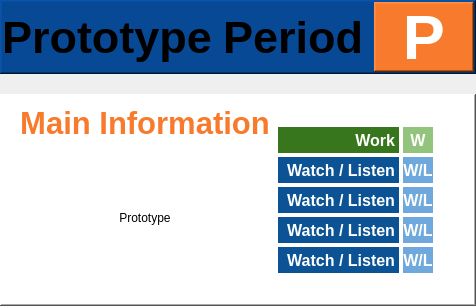
    <widget class="QWidget" name="Head" native="true">
     <layout class="QVBoxLayout" name="verticalLayout_5">
      <property name="spacing">
       <number>20</number>
      </property>
      <property name="leftMargin">
       <number>0</number>
      </property>
      <property name="topMargin">
       <number>0</number>
      </property>
      <property name="rightMargin">
       <number>0</number>
      </property>
      <property name="bottomMargin">
       <number>0</number>
      </property>
      <item>
       <widget class="QFrame" name="Header">
        <property name="styleSheet">
         <string notr="true">
				background-color: rgb(8, 73, 149);
</string>
        </property>
        <property name="frameShape">
         <enum>QFrame::Shape::WinPanel</enum>
        </property>
        <property name="frameShadow">
         <enum>QFrame::Shadow::Raised</enum>
        </property>
        <property name="lineWidth">
         <number>1</number>
        </property>
        <property name="midLineWidth">
         <number>0</number>
        </property>
        <layout class="QHBoxLayout" name="horizontalLayout">
         <property name="spacing">
          <number>0</number>
         </property>
         <property name="leftMargin">
          <number>0</number>
         </property>
         <property name="topMargin">
          <number>0</number>
         </property>
         <property name="rightMargin">
          <number>0</number>
         </property>
         <property name="bottomMargin">
          <number>0</number>
         </property>
         <item>
          <widget class="QLabel" name="mainName">
           <property name="sizePolicy">
            <sizepolicy hsizetype="Minimum" vsizetype="Minimum">
             <horstretch>0</horstretch>
             <verstretch>0</verstretch>
            </sizepolicy>
           </property>
           <property name="font">
            <font>
             <pointsize>34</pointsize>
             <italic>false</italic>
             <bold>true</bold>
            </font>
           </property>
           <property name="text">
            <string>Prototype</string>
           </property>
           <property name="alignment">
            <set>Qt::AlignmentFlag::AlignCenter</set>
           </property>
           <property name="wordWrap">
            <bool>true</bool>
           </property>
          </widget>
         </item>
         <item>
          <widget class="QLabel" name="Period">
           <property name="sizePolicy">
            <sizepolicy hsizetype="Preferred" vsizetype="Fixed">
             <horstretch>0</horstretch>
             <verstretch>0</verstretch>
            </sizepolicy>
           </property>
           <property name="minimumSize">
            <size>
             <width>0</width>
             <height>70</height>
            </size>
           </property>
           <property name="maximumSize">
            <size>
             <width>190</width>
             <height>70</height>
            </size>
           </property>
           <property name="font">
            <font>
             <pointsize>34</pointsize>
             <italic>false</italic>
             <bold>true</bold>
            </font>
           </property>
           <property name="text">
            <string>Period</string>
           </property>
           <property name="alignment">
            <set>Qt::AlignmentFlag::AlignCenter</set>
           </property>
          </widget>
         </item>
         <item>
          <widget class="QLabel" name="PeriodNum">
           <property name="sizePolicy">
            <sizepolicy hsizetype="Minimum" vsizetype="Fixed">
             <horstretch>0</horstretch>
             <verstretch>0</verstretch>
            </sizepolicy>
           </property>
           <property name="minimumSize">
            <size>
             <width>0</width>
             <height>70</height>
            </size>
           </property>
           <property name="maximumSize">
            <size>
             <width>100</width>
             <height>70</height>
            </size>
           </property>
           <property name="font">
            <font>
             <pointsize>47</pointsize>
             <italic>false</italic>
             <bold>true</bold>
            </font>
           </property>
           <property name="styleSheet">
            <string notr="true">
				background-color: rgb(248, 122, 44);
				color: rgb(255, 255, 255);
</string>
           </property>
           <property name="frameShape">
            <enum>QFrame::Shape::WinPanel</enum>
           </property>
           <property name="frameShadow">
            <enum>QFrame::Shadow::Raised</enum>
           </property>
           <property name="lineWidth">
            <number>1</number>
           </property>
           <property name="text">
            <string>P</string>
           </property>
           <property name="alignment">
            <set>Qt::AlignmentFlag::AlignCenter</set>
           </property>
          </widget>
         </item>
        </layout>
       </widget>
      </item>
      <item>
       <widget class="QFrame" name="Info">
        <property name="styleSheet">
         <string notr="true">background-color:rgb(255, 255, 255);</string>
        </property>
        <property name="frameShape">
         <enum>QFrame::Shape::WinPanel</enum>
        </property>
        <property name="frameShadow">
         <enum>QFrame::Shadow::Raised</enum>
        </property>
        <layout class="QHBoxLayout" name="horizontalLayout_4">
         <item>
          <widget class="QWidget" name="infoContent" native="true">
           <layout class="QVBoxLayout" name="verticalLayout_2">
            <property name="spacing">
             <number>0</number>
            </property>
            <property name="topMargin">
             <number>0</number>
            </property>
            <property name="rightMargin">
             <number>0</number>
            </property>
            <property name="bottomMargin">
             <number>0</number>
            </property>
            <item>
             <widget class="QLabel" name="MainInfoLabel">
              <property name="sizePolicy">
               <sizepolicy hsizetype="Preferred" vsizetype="Maximum">
                <horstretch>0</horstretch>
                <verstretch>0</verstretch>
               </sizepolicy>
              </property>
              <property name="font">
               <font>
                <pointsize>23</pointsize>
                <bold>true</bold>
               </font>
              </property>
              <property name="layoutDirection">
               <enum>Qt::LayoutDirection::LeftToRight</enum>
              </property>
              <property name="styleSheet">
               <string notr="true">color:rgb(248, 122, 44)</string>
              </property>
              <property name="text">
               <string>Main Information</string>
              </property>
              <property name="alignment">
               <set>Qt::AlignmentFlag::AlignCenter</set>
              </property>
             </widget>
            </item>
            <item>
             <widget class="QLabel" name="info">
              <property name="styleSheet">
               <string notr="true">color: #000000
</string>
              </property>
              <property name="text">
               <string>&lt;html&gt;&lt;head/&gt;&lt;body&gt;&lt;p&gt;Prototype&lt;/p&gt;&lt;/body&gt;&lt;/html&gt;</string>
              </property>
              <property name="scaledContents">
               <bool>false</bool>
              </property>
              <property name="alignment">
               <set>Qt::AlignmentFlag::AlignCenter</set>
              </property>
              <property name="wordWrap">
               <bool>true</bool>
              </property>
             </widget>
            </item>
           </layout>
          </widget>
         </item>
         <item>
          <widget class="QWidget" name="exampleLabels" native="true">
           <property name="sizePolicy">
            <sizepolicy hsizetype="Fixed" vsizetype="Minimum">
             <horstretch>0</horstretch>
             <verstretch>0</verstretch>
            </sizepolicy>
           </property>
           <property name="minimumSize">
            <size>
             <width>0</width>
             <height>0</height>
            </size>
           </property>
           <property name="maximumSize">
            <size>
             <width>280</width>
             <height>16777215</height>
            </size>
           </property>
           <layout class="QVBoxLayout" name="verticalLayout_3">
            <property name="spacing">
             <number>0</number>
            </property>
            <property name="leftMargin">
             <number>0</number>
            </property>
            <property name="topMargin">
             <number>20</number>
            </property>
            <property name="rightMargin">
             <number>30</number>
            </property>
            <property name="bottomMargin">
             <number>20</number>
            </property>
            <item>
             <spacer name="labelSpacer">
              <property name="orientation">
               <enum>Qt::Orientation::Vertical</enum>
              </property>
              <property name="sizeType">
               <enum>QSizePolicy::Policy::Minimum</enum>
              </property>
              <property name="sizeHint" stdset="0">
               <size>
                <width>20</width>
                <height>0</height>
               </size>
              </property>
             </spacer>
            </item>
            <item>
             <layout class="QHBoxLayout" name="labellayout_5">
              <property name="spacing">
               <number>0</number>
              </property>
              <item>
               <widget class="QLabel" name="Name">
                <property name="sizePolicy">
                 <sizepolicy hsizetype="Maximum" vsizetype="Fixed">
                  <horstretch>0</horstretch>
                  <verstretch>0</verstretch>
                 </sizepolicy>
                </property>
                <property name="minimumSize">
                 <size>
                  <width>125</width>
                  <height>30</height>
                 </size>
                </property>
                <property name="maximumSize">
                 <size>
                  <width>170</width>
                  <height>30</height>
                 </size>
                </property>
                <property name="font">
                 <font>
                  <pointsize>12</pointsize>
                  <bold>true</bold>
                 </font>
                </property>
                <property name="styleSheet">
                 <string notr="true">QLabel {
				background-color: rgb(56, 118, 29);
color:white;
}</string>
                </property>
                <property name="frameShape">
                 <enum>QFrame::Shape::WinPanel</enum>
                </property>
                <property name="text">
                 <string>Work</string>
                </property>
                <property name="alignment">
                 <set>Qt::AlignmentFlag::AlignRight|Qt::AlignmentFlag::AlignTrailing|Qt::AlignmentFlag::AlignVCenter</set>
                </property>
               </widget>
              </item>
              <item>
               <widget class="QLabel" name="Label_5">
                <property name="sizePolicy">
                 <sizepolicy hsizetype="Maximum" vsizetype="Fixed">
                  <horstretch>0</horstretch>
                  <verstretch>0</verstretch>
                 </sizepolicy>
                </property>
                <property name="minimumSize">
                 <size>
                  <width>0</width>
                  <height>30</height>
                 </size>
                </property>
                <property name="maximumSize">
                 <size>
                  <width>80</width>
                  <height>30</height>
                 </size>
                </property>
                <property name="font">
                 <font>
                  <pointsize>12</pointsize>
                  <bold>true</bold>
                 </font>
                </property>
                <property name="styleSheet">
                 <string notr="true">QLabel {
				background-color:rgb(147, 196, 125);
color:white;
}</string>
                </property>
                <property name="frameShape">
                 <enum>QFrame::Shape::WinPanel</enum>
                </property>
                <property name="text">
                 <string>W</string>
                </property>
                <property name="alignment">
                 <set>Qt::AlignmentFlag::AlignCenter</set>
                </property>
               </widget>
              </item>
             </layout>
            </item>
            <item>
             <layout class="QHBoxLayout" name="labellayout_2">
              <property name="spacing">
               <number>0</number>
              </property>
              <item>
               <widget class="QLabel" name="Name_4">
                <property name="sizePolicy">
                 <sizepolicy hsizetype="Maximum" vsizetype="Fixed">
                  <horstretch>0</horstretch>
                  <verstretch>0</verstretch>
                 </sizepolicy>
                </property>
                <property name="minimumSize">
                 <size>
                  <width>125</width>
                  <height>30</height>
                 </size>
                </property>
                <property name="maximumSize">
                 <size>
                  <width>170</width>
                  <height>30</height>
                 </size>
                </property>
                <property name="font">
                 <font>
                  <pointsize>12</pointsize>
                  <bold>true</bold>
                 </font>
                </property>
                <property name="styleSheet">
                 <string notr="true">QLabel {
				background-color: rgb(11, 83, 148);
color:white;
}</string>
                </property>
                <property name="frameShape">
                 <enum>QFrame::Shape::WinPanel</enum>
                </property>
                <property name="text">
                 <string>Watch / Listen</string>
                </property>
                <property name="alignment">
                 <set>Qt::AlignmentFlag::AlignRight|Qt::AlignmentFlag::AlignTrailing|Qt::AlignmentFlag::AlignVCenter</set>
                </property>
               </widget>
              </item>
              <item>
               <widget class="QLabel" name="Label_2">
                <property name="sizePolicy">
                 <sizepolicy hsizetype="Minimum" vsizetype="Fixed">
                  <horstretch>0</horstretch>
                  <verstretch>0</verstretch>
                 </sizepolicy>
                </property>
                <property name="minimumSize">
                 <size>
                  <width>0</width>
                  <height>30</height>
                 </size>
                </property>
                <property name="maximumSize">
                 <size>
                  <width>80</width>
                  <height>30</height>
                 </size>
                </property>
                <property name="font">
                 <font>
                  <pointsize>12</pointsize>
                  <bold>true</bold>
                 </font>
                </property>
                <property name="styleSheet">
                 <string notr="true">QLabel {
				background-color:rgb(111, 168, 220);
color:white;
}</string>
                </property>
                <property name="frameShape">
                 <enum>QFrame::Shape::WinPanel</enum>
                </property>
                <property name="text">
                 <string>W/L</string>
                </property>
                <property name="alignment">
                 <set>Qt::AlignmentFlag::AlignCenter</set>
                </property>
               </widget>
              </item>
             </layout>
            </item>
            <item>
             <layout class="QHBoxLayout" name="labellayout_3">
              <property name="spacing">
               <number>0</number>
              </property>
              <item>
               <widget class="QLabel" name="Name_3">
                <property name="sizePolicy">
                 <sizepolicy hsizetype="Maximum" vsizetype="Fixed">
                  <horstretch>0</horstretch>
                  <verstretch>0</verstretch>
                 </sizepolicy>
                </property>
                <property name="minimumSize">
                 <size>
                  <width>125</width>
                  <height>30</height>
                 </size>
                </property>
                <property name="maximumSize">
                 <size>
                  <width>170</width>
                  <height>30</height>
                 </size>
                </property>
                <property name="font">
                 <font>
                  <pointsize>12</pointsize>
                  <bold>true</bold>
                 </font>
                </property>
                <property name="styleSheet">
                 <string notr="true">QLabel {
				background-color: rgb(11, 83, 148);
color:white;
}</string>
                </property>
                <property name="frameShape">
                 <enum>QFrame::Shape::WinPanel</enum>
                </property>
                <property name="text">
                 <string>Watch / Listen</string>
                </property>
                <property name="alignment">
                 <set>Qt::AlignmentFlag::AlignRight|Qt::AlignmentFlag::AlignTrailing|Qt::AlignmentFlag::AlignVCenter</set>
                </property>
               </widget>
              </item>
              <item>
               <widget class="QLabel" name="Label_4">
                <property name="sizePolicy">
                 <sizepolicy hsizetype="Minimum" vsizetype="Fixed">
                  <horstretch>0</horstretch>
                  <verstretch>0</verstretch>
                 </sizepolicy>
                </property>
                <property name="minimumSize">
                 <size>
                  <width>0</width>
                  <height>30</height>
                 </size>
                </property>
                <property name="maximumSize">
                 <size>
                  <width>80</width>
                  <height>30</height>
                 </size>
                </property>
                <property name="font">
                 <font>
                  <pointsize>12</pointsize>
                  <bold>true</bold>
                 </font>
                </property>
                <property name="styleSheet">
                 <string notr="true">QLabel {
				background-color:rgb(111, 168, 220);
color:white;
}</string>
                </property>
                <property name="frameShape">
                 <enum>QFrame::Shape::WinPanel</enum>
                </property>
                <property name="text">
                 <string>W/L</string>
                </property>
                <property name="alignment">
                 <set>Qt::AlignmentFlag::AlignCenter</set>
                </property>
               </widget>
              </item>
             </layout>
            </item>
            <item>
             <layout class="QHBoxLayout" name="labellayout">
              <property name="spacing">
               <number>0</number>
              </property>
              <item>
               <widget class="QLabel" name="Name_5">
                <property name="sizePolicy">
                 <sizepolicy hsizetype="Maximum" vsizetype="Fixed">
                  <horstretch>0</horstretch>
                  <verstretch>0</verstretch>
                 </sizepolicy>
                </property>
                <property name="minimumSize">
                 <size>
                  <width>125</width>
                  <height>30</height>
                 </size>
                </property>
                <property name="maximumSize">
                 <size>
                  <width>170</width>
                  <height>30</height>
                 </size>
                </property>
                <property name="font">
                 <font>
                  <pointsize>12</pointsize>
                  <bold>true</bold>
                 </font>
                </property>
                <property name="styleSheet">
                 <string notr="true">QLabel {
				background-color: rgb(11, 83, 148);
color:white;
}</string>
                </property>
                <property name="frameShape">
                 <enum>QFrame::Shape::WinPanel</enum>
                </property>
                <property name="text">
                 <string>Watch / Listen</string>
                </property>
                <property name="alignment">
                 <set>Qt::AlignmentFlag::AlignRight|Qt::AlignmentFlag::AlignTrailing|Qt::AlignmentFlag::AlignVCenter</set>
                </property>
               </widget>
              </item>
              <item>
               <widget class="QLabel" name="Label">
                <property name="sizePolicy">
                 <sizepolicy hsizetype="Minimum" vsizetype="Fixed">
                  <horstretch>0</horstretch>
                  <verstretch>0</verstretch>
                 </sizepolicy>
                </property>
                <property name="minimumSize">
                 <size>
                  <width>0</width>
                  <height>30</height>
                 </size>
                </property>
                <property name="maximumSize">
                 <size>
                  <width>80</width>
                  <height>30</height>
                 </size>
                </property>
                <property name="font">
                 <font>
                  <pointsize>12</pointsize>
                  <bold>true</bold>
                 </font>
                </property>
                <property name="styleSheet">
                 <string notr="true">QLabel {
				background-color:rgb(111, 168, 220);
color:white;
}</string>
                </property>
                <property name="frameShape">
                 <enum>QFrame::Shape::WinPanel</enum>
                </property>
                <property name="text">
                 <string>W/L</string>
                </property>
                <property name="alignment">
                 <set>Qt::AlignmentFlag::AlignCenter</set>
                </property>
               </widget>
              </item>
             </layout>
            </item>
            <item>
             <layout class="QHBoxLayout" name="labellayout_4">
              <property name="spacing">
               <number>0</number>
              </property>
              <item>
               <widget class="QLabel" name="Name_2">
                <property name="sizePolicy">
                 <sizepolicy hsizetype="Maximum" vsizetype="Fixed">
                  <horstretch>0</horstretch>
                  <verstretch>0</verstretch>
                 </sizepolicy>
                </property>
                <property name="minimumSize">
                 <size>
                  <width>125</width>
                  <height>30</height>
                 </size>
                </property>
                <property name="maximumSize">
                 <size>
                  <width>170</width>
                  <height>30</height>
                 </size>
                </property>
                <property name="font">
                 <font>
                  <pointsize>12</pointsize>
                  <bold>true</bold>
                 </font>
                </property>
                <property name="styleSheet">
                 <string notr="true">QLabel {
				background-color: rgb(11, 83, 148);
color:white;
}</string>
                </property>
                <property name="frameShape">
                 <enum>QFrame::Shape::WinPanel</enum>
                </property>
                <property name="text">
                 <string>Watch / Listen</string>
                </property>
                <property name="alignment">
                 <set>Qt::AlignmentFlag::AlignRight|Qt::AlignmentFlag::AlignTrailing|Qt::AlignmentFlag::AlignVCenter</set>
                </property>
               </widget>
              </item>
              <item>
               <widget class="QLabel" name="Label_3">
                <property name="sizePolicy">
                 <sizepolicy hsizetype="Minimum" vsizetype="Fixed">
                  <horstretch>0</horstretch>
                  <verstretch>0</verstretch>
                 </sizepolicy>
                </property>
                <property name="minimumSize">
                 <size>
                  <width>0</width>
                  <height>30</height>
                 </size>
                </property>
                <property name="maximumSize">
                 <size>
                  <width>80</width>
                  <height>30</height>
                 </size>
                </property>
                <property name="font">
                 <font>
                  <pointsize>12</pointsize>
                  <bold>true</bold>
                 </font>
                </property>
                <property name="styleSheet">
                 <string notr="true">QLabel {
				background-color:rgb(111, 168, 220);
color:white;
}</string>
                </property>
                <property name="frameShape">
                 <enum>QFrame::Shape::WinPanel</enum>
                </property>
                <property name="text">
                 <string>W/L</string>
                </property>
                <property name="alignment">
                 <set>Qt::AlignmentFlag::AlignCenter</set>
                </property>
               </widget>
              </item>
             </layout>
            </item>
            <item>
             <spacer name="labelSpacer_2">
              <property name="orientation">
               <enum>Qt::Orientation::Vertical</enum>
              </property>
              <property name="sizeType">
               <enum>QSizePolicy::Policy::Minimum</enum>
              </property>
              <property name="sizeHint" stdset="0">
               <size>
                <width>20</width>
                <height>0</height>
               </size>
              </property>
             </spacer>
            </item>
           </layout>
          </widget>
         </item>
        </layout>
       </widget>
      </item>
     </layout>
    </widget>
